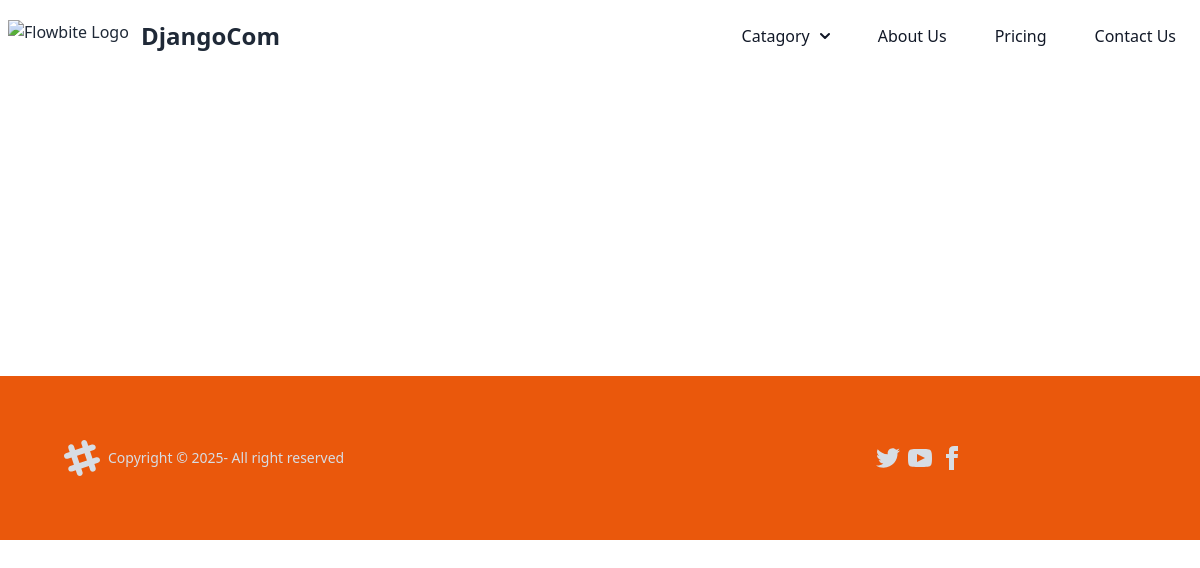
The app's page /catagory/MO, older data.
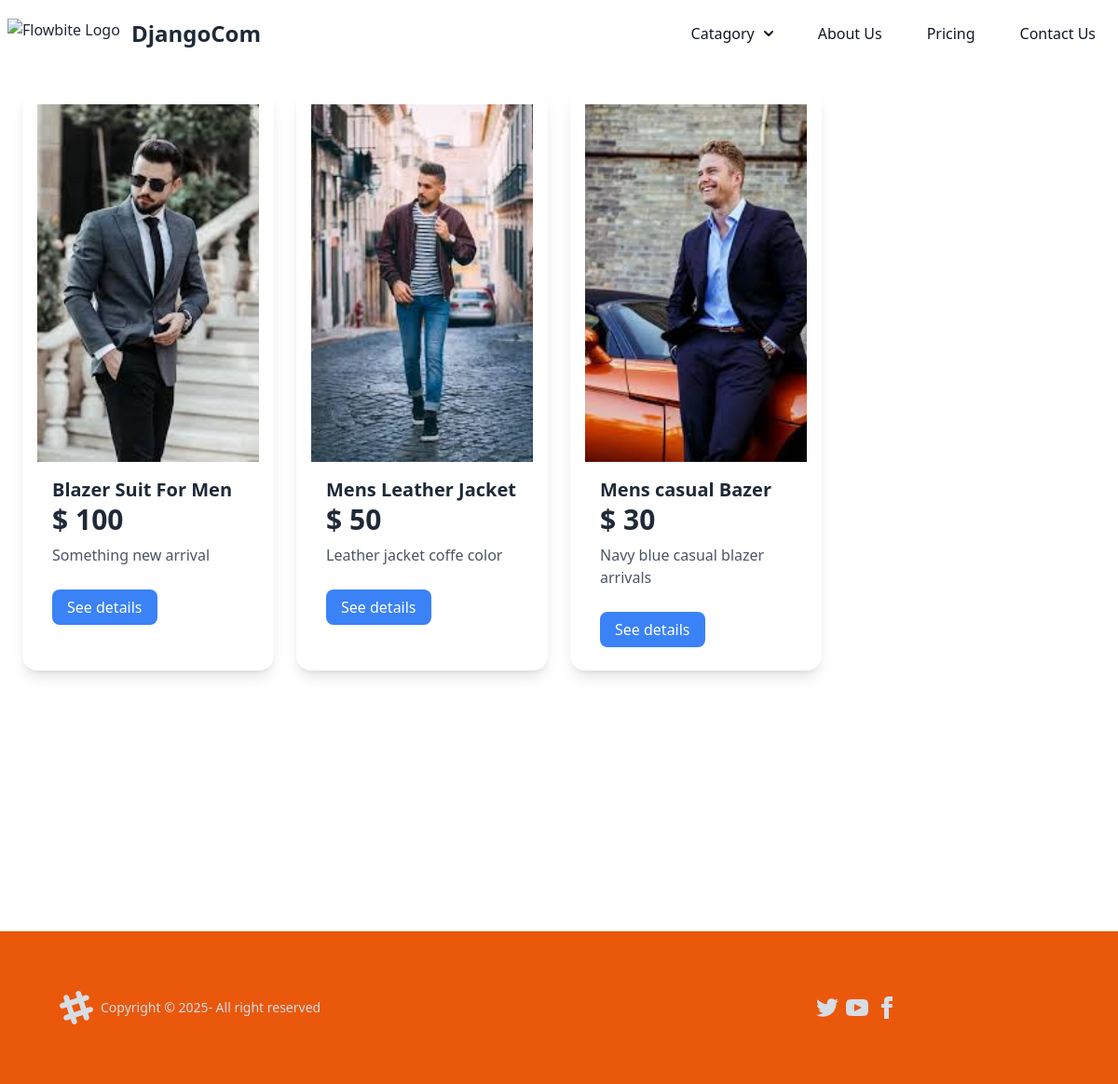
The same page, newer data.
### app/models.py (models this page shows, shortened)
class Product(models.Model):
    title= models.CharField(max_length=100)
    price= models.IntegerField()
    description= models.TextField()
    catagory=models.CharField(choices=CATAGORY,max_length=100)
    image= models.ImageField(upload_to='product')

### app/views.py (the view)
# urls.py: path("catagory/<slug:val>", views.catagory.as_view(), name='catagory'),
class catagory(View):
    def get(self,request,val):
        product=Product.objects.filter(catagory=val)
        return render(request,"app/catagory.html",locals())

### app/templates/app/catagory.html (shortened to what this page needs)
{% extends 'app/index.html' %}
{% load static %}
{% block main-content %}
<div class="grid grid-cols-1 sm:grid-cols-2 lg:grid-cols-4 gap-6 p-6">
    {% for prod in product %}
    <div class="bg-white shadow-lg rounded-2xl overflow-hidden transition-transform transform hover:scale-105 p-4">
        <img src="{{prod.image.url}}" alt="{{ prod.title }}" class="w-full h-96 object-cover">
        <div class="p-4">
            <h2 class="text-xl font-semibold text-gray-800">{{ prod.title }}</h2>
            <h2 class="text-3xl font-bold text-gray-800">$ {{ prod.price }}</h2>
            <p class="text-gray-600 mt-2 mb-8">{{ prod.description }}</p>
            <a href="{% url 'productDetails' prod.id %}" class="mt-6 px-4 py-2 bg-blue-500 text-white rounded-lg hover:bg-blue-700 transition">See details</a>
        </div>
    </div>
    {% endfor %}
</div>
{% endblock main-content %}

### app/templates/app/index.html (shortened to what this page needs)
<!DOCTYPE html>
{% load static %}
<html lang="en" data-theme="light">
  <head>
    <link
      href="https://cdn.jsdelivr.net/npm/daisyui@4.12.23/dist/full.min.css"
      rel="stylesheet"
      type="text/css"
    />
    <script src="https://cdn.tailwindcss.com?plugins=forms,typography,aspect-ratio,line-clamp,container-queries"></script>
    <script src="https://cdn.tailwindcss.com"></script>
  </head>
  <body>
<nav class="bg-white border-gray-200 dark:bg-orange-600 dark:border-gray-700">
  <div class="max-w-screen-xl flex flex-wrap items-center justify-between mx-auto p-2">
    <a href="#" class="flex items-center space-x-3 rtl:space-x-reverse">
        <img src="https://images-platform.99static.com//y0rb96b9CUsj6F8lqnkVOPlBuyY=/0x0:999x999/fit-in/500x500/99designs-contests-attachments/109/109048/attachment_109048124" class="h-8" alt="Flowbite Logo" />
        <span class="self-center text-2xl font-semibold whitespace-nowrap dark:text-white">DjangoCom</span>
    </a>
    <div class="hidden w-full md:block md:w-auto" id="navbar-dropdown">
      <ul class="flex flex-col font-medium p-2  mt-4 border border-gray-100 rounded-lg bg-gray-50 md:space-x-8 rtl:space-x-reverse md:flex-row md:mt-0 md:border-0 md:bg-white dark:bg-gray-800 md:dark:bg-transparent dark:border-gray-700">
        <li>
          <a href="{% url 'home' %}" class="block p-2 text-white bg-blue-700 rounded rounded-md md:bg-transparent   md:dark:text-white dark:bg-blue-600 md:dark:bg-transparent md:dark:hover:bg-gray-900" aria-current="page">Home</a>
        </li>
        <li>
            <button id="dropdownNavbarLink" data-dropdown-toggle="dropdownNavbar" class="flex items-center justify-between w-full p-2 text-gray-900 rounded rounded-md hover:bg-gray-100 md:hover:bg-transparent md:border-0 md:hover:text-blue-700  md:w-auto dark:text-white md:dark:hover:text-white dark:focus:text-white dark:border-gray-700 dark:hover:bg-gray-700 md:dark:hover:bg-gray-900">Catagory <svg class="w-2.5 h-2.5 ms-2.5" aria-hidden="true" xmlns="http://www.w3.org/2000/svg" fill="none" viewBox="0 0 10 6">
    <path stroke="currentColor" stroke-linecap="round" stroke-linejoin="round" stroke-width="2" d="m1 1 4 4 4-4"/>
  </svg></button>
        </li>
        <li>
          <a href="{% url 'about' %}" class="block p-2 text-gray-900 rounded rounded-md hover:bg-gray-100 md:hover:bg-transparent md:border-0 md:hover:text-blue-700  dark:text-white md:dark:hover:text-white dark:hover:bg-gray-700 dark:hover:text-white md:dark:hover:bg-gray-900">About Us</a>
        </li>
        <li>
          <a href="#" class="block p-2 text-gray-900 rounded rounded-md hover:bg-gray-100 md:hover:bg-transparent md:border-0 md:hover:text-blue-700  dark:text-white md:dark:hover:text-white dark:hover:bg-gray-700 dark:hover:text-white md:dark:hover:bg-gray-900">Pricing</a>
        </li>
        <li>
          <a href="{% url 'contact' %}" class="block p-2 text-gray-900 rounded rounded-md hover:bg-gray-100 md:hover:bg-transparent md:border-0 md:hover:text-blue-700  dark:text-white md:dark:hover:text-white dark:hover:bg-gray-700 dark:hover:text-white md:dark:hover:bg-gray-900">Contact Us</a>
        </li>
      </ul>
    </div>
  </div>
</nav>
    {% block main-content %} {% endblock main-content %}
    <footer class="footer bg-orange-600 text-neutral-content items-center p-16 mt-64">
      <aside class="grid-flow-col items-center">
        <p>Copyright © 2025- All right reserved</p>
      </aside>
      <nav class="grid-flow-col gap-2 md:place-self-center md:justify-center">
        <a>
        </a>
        <a>
        </a>
        <a>
          <svg
            xmlns="http://www.w3.org/2000/svg"
            width="24"
            height="24"
            viewBox="0 0 24 24"
            class="fill-current"
          >
            <path
              d="M9 8h-3v4h3v12h5v-12h3.642l.358-4h-4v-1.667c0-.955.192-1.333 1.115-1.333h2.885v-5h-3.808c-3.596 0-5.192 1.583-5.192 4.615v3.385z"
            ></path>
          </svg>
        </a>
      </nav>
    </footer>
  </body>
</html>

Row changes from the older to the newer data that the page shows:
added Product: image (picture), title "Blazer Suit For Men", price "100", description "Something new arrival"
added Product: image (picture), title "Mens Leather Jacket", price "50", description "Leather jacket coffe color"
added Product: image (picture), title "Mens casual Bazer", price "30", description "Navy blue casual blazer arrivals"
